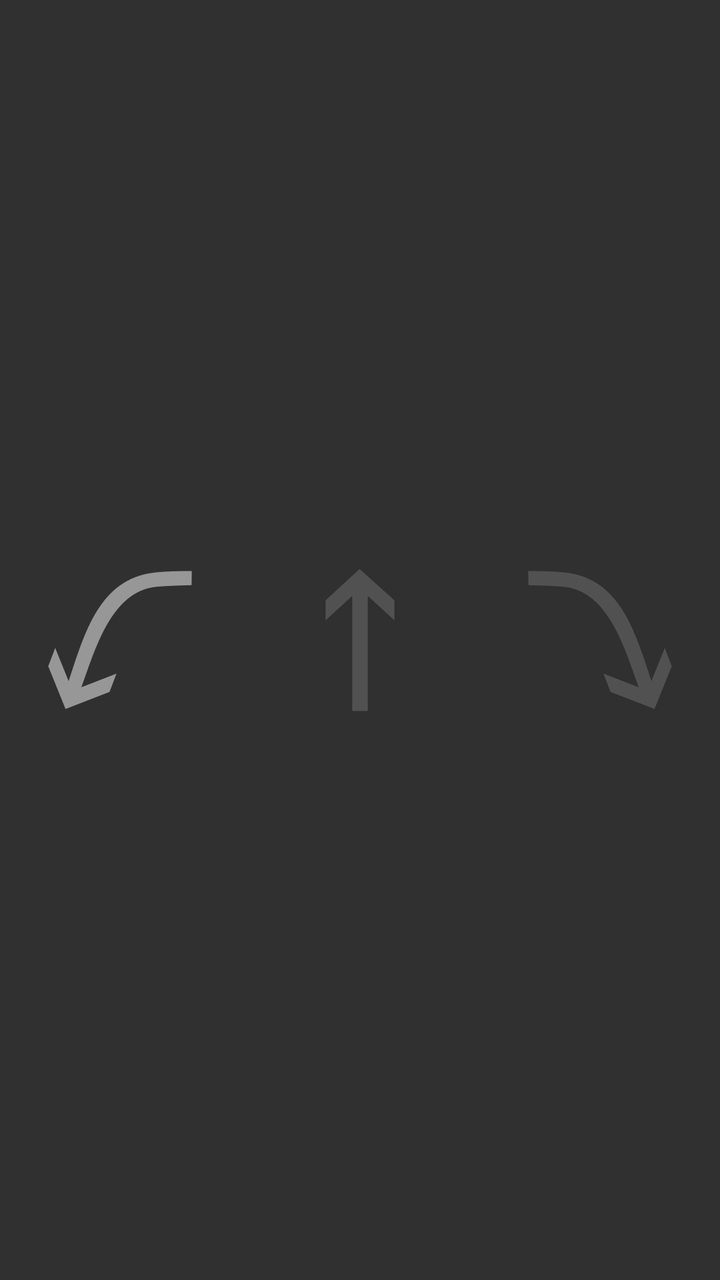
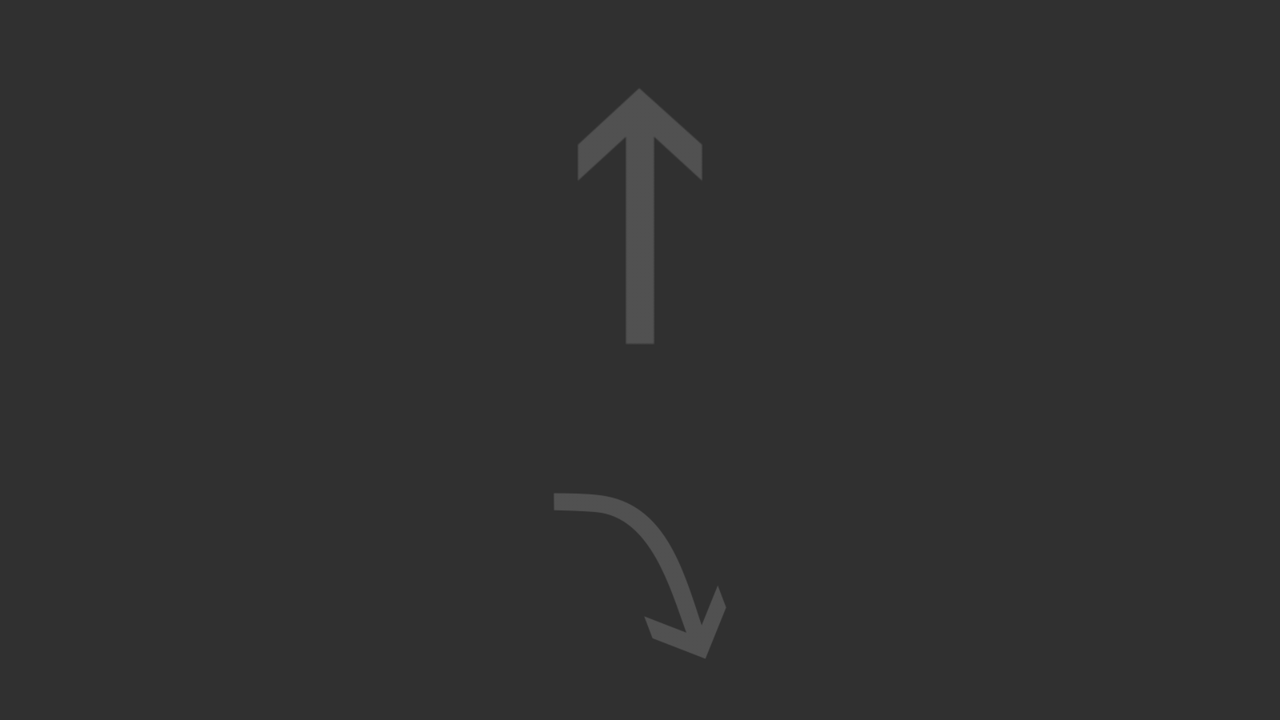

Compare how this app lays out the same screen by default and in its alternative resource folder. The renders come first, then the two layout files and the values they reference.
<!-- AndroidManifest.xml: application theme AppTheme -->
<!-- res/layout/crota_position.xml -->
<?xml version="1.0" encoding="utf-8"?>
<LinearLayout
    xmlns:android="http://schemas.android.com/apk/res/android"
    android:layout_width="match_parent"
    android:layout_height="match_parent"
    android:orientation="horizontal"
    android:weightSum="3">

    <ImageView
        android:id="@+id/crota_position_left"
        android:layout_width="0dp"
        android:layout_height="match_parent"
        android:layout_weight="1"
        android:scaleType="fitCenter"
        android:alpha="0.5"
        android:src="@drawable/crota_position_left_disabled"/>

    <ImageView
        android:id="@+id/crota_position_center"
        android:layout_width="0dp"
        android:layout_height="match_parent"
        android:layout_weight="1"
        android:scaleType="fitCenter"
        android:alpha="0.5"
        android:src="@drawable/crota_position_center_disabled"/>

    <ImageView
        android:id="@+id/crota_position_right"
        android:layout_width="0dp"
        android:layout_height="match_parent"
        android:layout_weight="1"
        android:scaleType="fitCenter"
        android:alpha="0.5"
        android:src="@drawable/crota_position_right_disabled"/>
</LinearLayout>
<!-- resources referenced by this layout -->
<resources>
  <!-- drawable crota_position_center_disabled: png bitmap (drawable-hdpi, 1584 bytes) -->
  <!-- drawable crota_position_left_disabled: png bitmap (drawable-hdpi, 2256 bytes) -->
  <!-- drawable crota_position_right_disabled: png bitmap (drawable-hdpi, 3473 bytes) -->
  <style name="AppTheme" parent="Theme.AppCompat.NoActionBar">
          
          <item name="colorPrimary">@color/main_theme_primary</item>
  
          
          <item name="colorPrimaryDark">@color/main_theme_primary_dark</item>
  
          
          <item name="colorAccent">@color/main_theme_accent</item>
      </style>
</resources>
<!-- res/layout-land/crota_position.xml (the author's variant of the layout above) -->
<!-- drawn on the phone turned sideways -->
<?xml version="1.0" encoding="utf-8"?>
<LinearLayout xmlns:android="http://schemas.android.com/apk/res/android"
              android:layout_width="match_parent"
              android:layout_height="match_parent"
              android:orientation="vertical"
              android:weightSum="1">

    <ImageView
        android:id="@+id/crota_position_current"
        android:layout_width="match_parent"
        android:layout_height="0dp"
        android:layout_weight="0.6"
        android:alpha="0.5"
        android:scaleType="fitCenter"
        android:src="@drawable/crota_position_center_disabled"/>

    <ImageView
        android:id="@+id/crota_position_next"
        android:layout_width="match_parent"
        android:layout_height="0dp"
        android:layout_weight="0.4"
        android:alpha="0.5"
        android:scaleType="fitCenter"
        android:src="@drawable/crota_position_right_disabled"/>

</LinearLayout>
<!-- resources referenced by the variant -->
<!-- as the phone turned sideways resolves them -->
<resources>
  <!-- drawable crota_position_center_disabled: png bitmap (drawable-hdpi, 1584 bytes) -->
  <!-- drawable crota_position_right_disabled: png bitmap (drawable-hdpi, 3473 bytes) -->
  <style name="AppTheme" parent="Theme.AppCompat.NoActionBar">
          
          <item name="colorPrimary">@color/main_theme_primary</item>
  
          
          <item name="colorPrimaryDark">@color/main_theme_primary_dark</item>
  
          
          <item name="colorAccent">@color/main_theme_accent</item>
      </style>
</resources>
